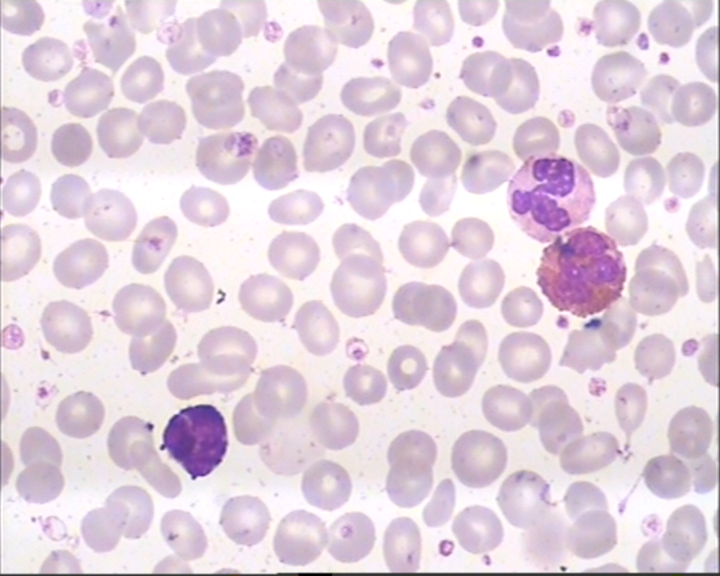
#> input picture data/1.bmp, 720 x 576 px, found by its file name
$ python 'Watershed Segmentation.py'   (older library calls are emulated)
#> lines starting #> are read from the running program, lines starting #| are printed output that depends on the picture
from sklearn.cluster import KMeans
import matplotlib.pyplot as plt
from scipy import ndimage
import numpy as np
import skimage
import cv2

#Github: https://github.com/sujitmandal

#This programe is create by Sujit Mandal

"""
Github: https://github.com/sujitmandal
This programe is create by Sujit Mandal

"""

image_1 = cv2.imread('D:\\Matchin Larning\\all dataset\\LISC Database\\Main Dataset\\mixt\\1.bmp')
#> image_1 is the input picture: shape (576, 720, 3); mean B, G, R 222.5, 209.9, 226.4
image = cv2.cvtColor(image_1, cv2.COLOR_BGR2GRAY)
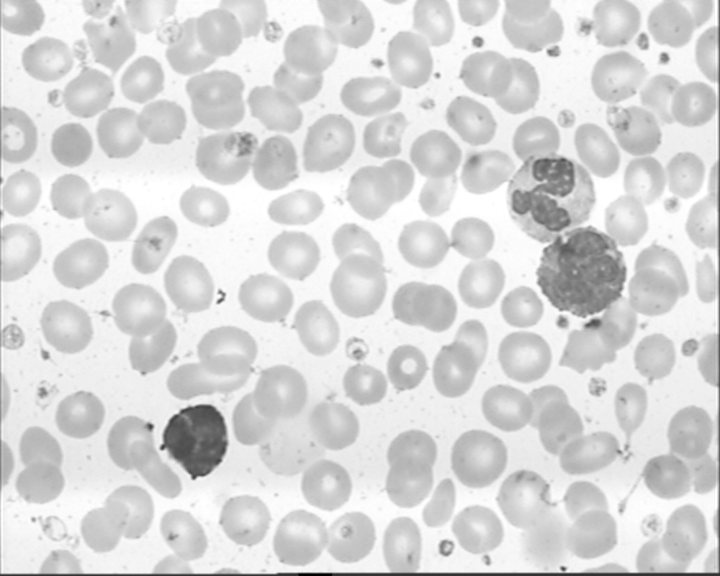
#> image: shape (576, 720); min 0, max 255, mean 216.3

plt.title("Original")
plt.imshow(image)
#plt.show()

# Compute the Laplacian of the image
lap = cv2.Laplacian(image, cv2.CV_64F)
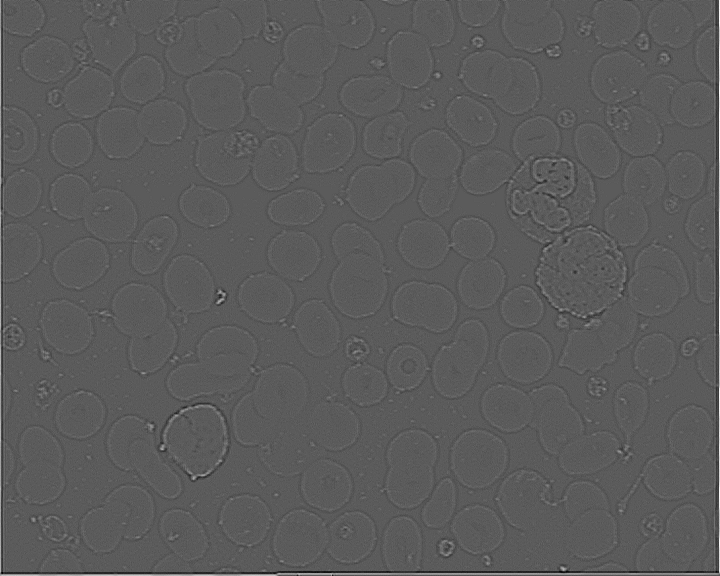
#> lap: shape (576, 720) float64; min -83, max 149, mean 0.2; drawn with min black and max white
lap = np.uint8(np.absolute(lap))
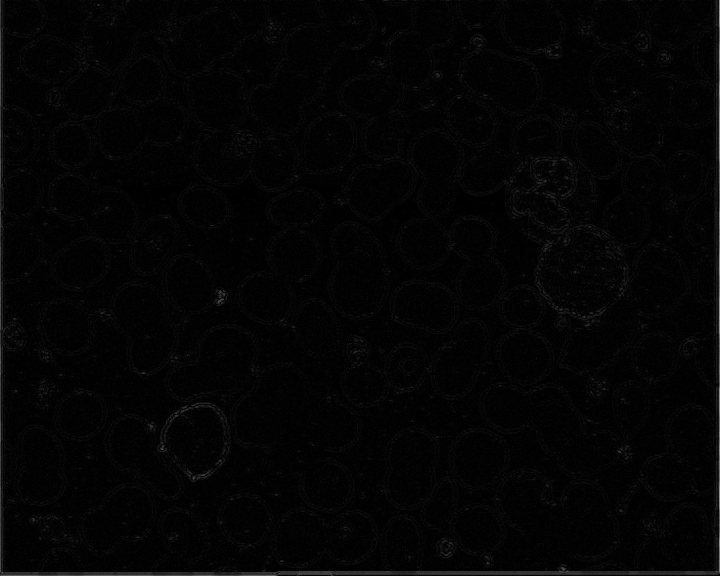
#> lap: shape (576, 720); min 0, max 149, mean 3.9

plt.title("Laplacian")
plt.imshow(lap)
#plt.show()

# Compute gradients along the X and Y axis, respectively
sobelX = cv2.Sobel(image, cv2.CV_64F, 1, 0)
sobelY = cv2.Sobel(image, cv2.CV_64F, 0, 1)
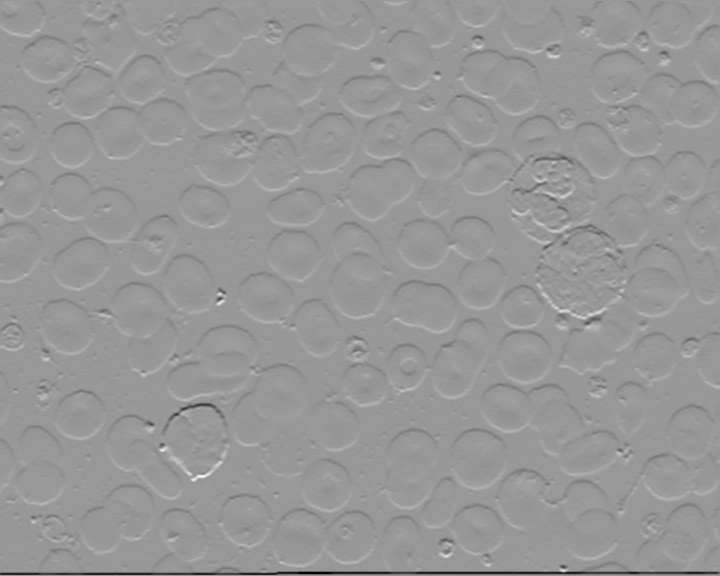
#> sobelY: shape (576, 720) float64; min -753, max 510, mean -2.3; drawn with min black and max white

sobelX = np.uint8(np.absolute(sobelX))
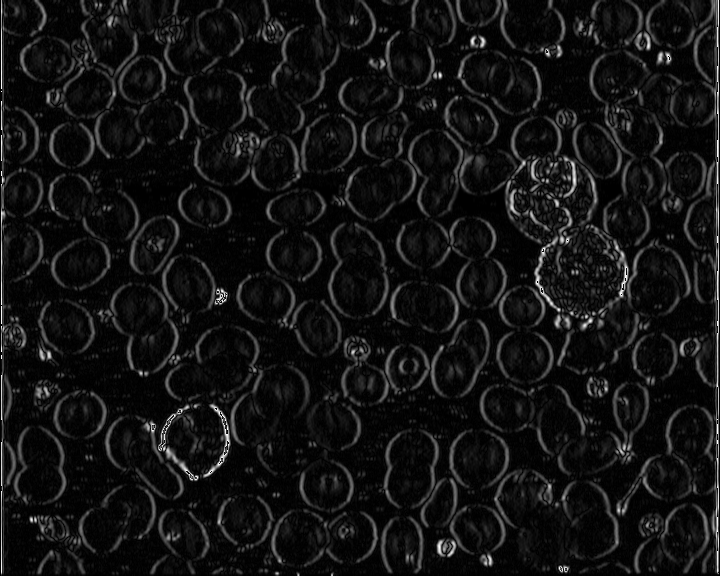
#> sobelX: shape (576, 720); min 0, max 255, mean 18.9
sobelY = np.uint8(np.absolute(sobelY))
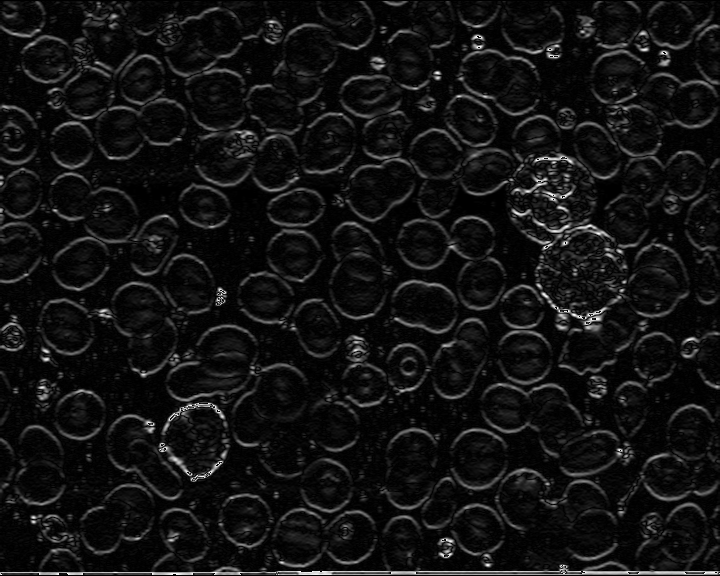
#> sobelY: shape (576, 720); min 0, max 255, mean 18.4

plt.title("Sobel X")
plt.imshow(sobelX)
#plt.show()

plt.title("Sobel Y")
plt.imshow(sobelY)
#plt.show()

sobelCombined = cv2.bitwise_or(sobelX, sobelY)
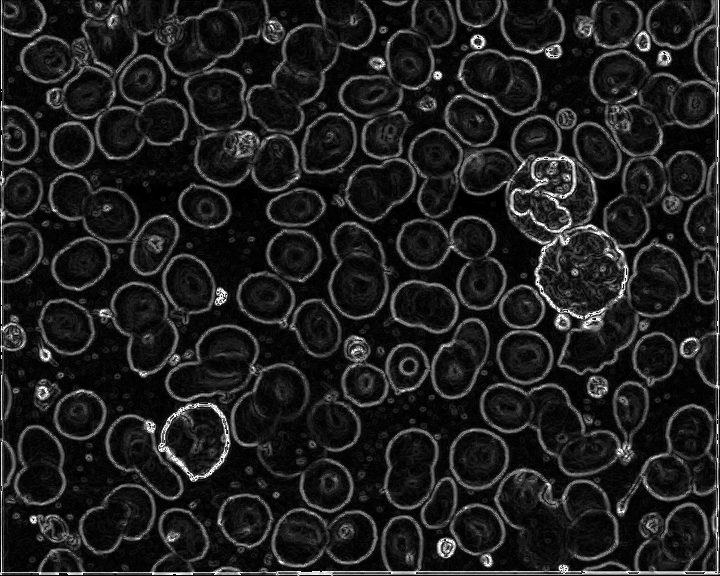
#> sobelCombined: shape (576, 720); min 0, max 255, mean 31.2
plt.title("Sobel Combined")
plt.imshow(sobelCombined)
plt.show()

cv2.waitKey(0)
cv2.destroyAllWindows()

$ run again, with data/2.bmp copied over data/1.bmp
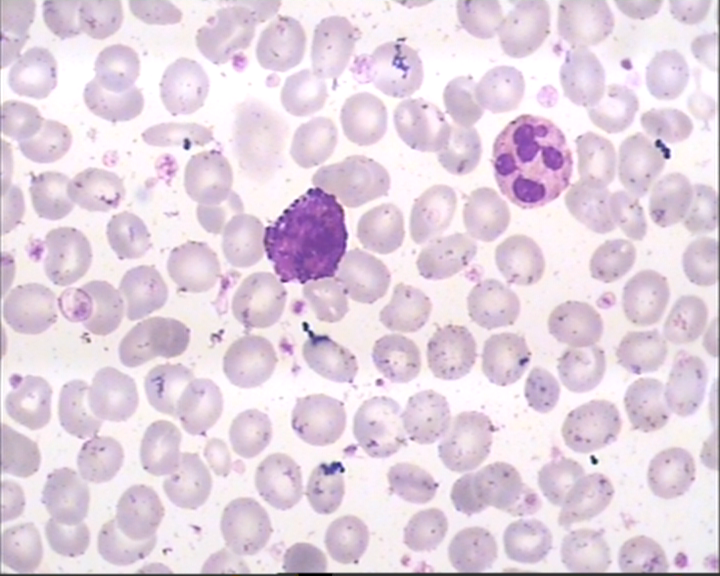
#> input picture data/2.bmp, 720 x 576 px, found by its file name
#> image_1 is the input picture: shape (576, 720, 3); mean B, G, R 225.1, 211.3, 227.5
#> `sobelY = cv2.Sobel(image, cv2.CV_64F, 0, 1)`:
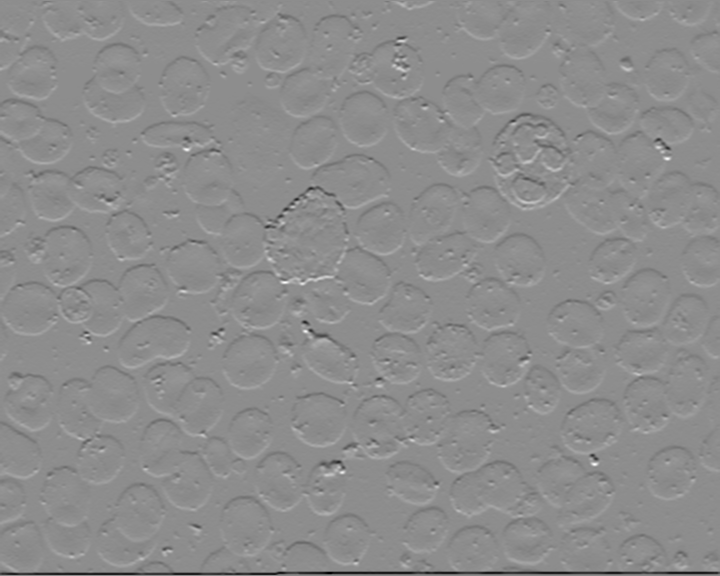
#> sobelY: shape (576, 720) float64; min -727, max 584, mean -2.2; drawn with min black and max white
#> `sobelCombined = cv2.bitwise_or(sobelX, sobelY)`:
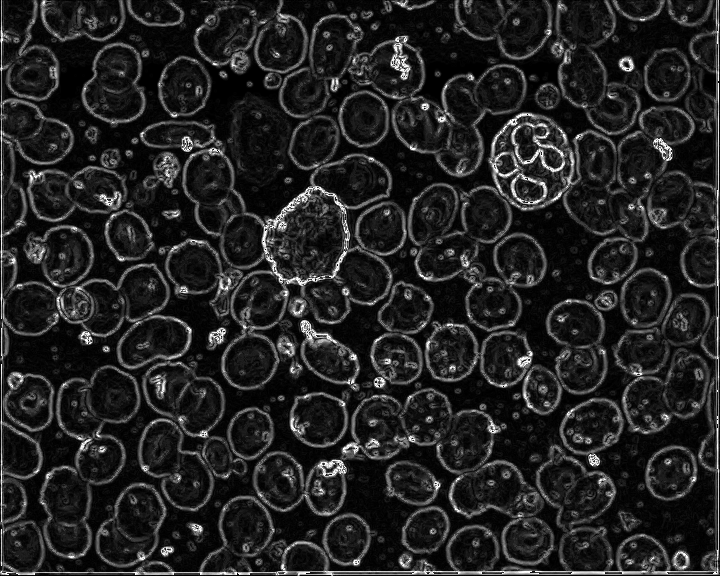
#> sobelCombined: shape (576, 720); min 0, max 255, mean 35.3

$ run again, with data/3.bmp copied over data/1.bmp
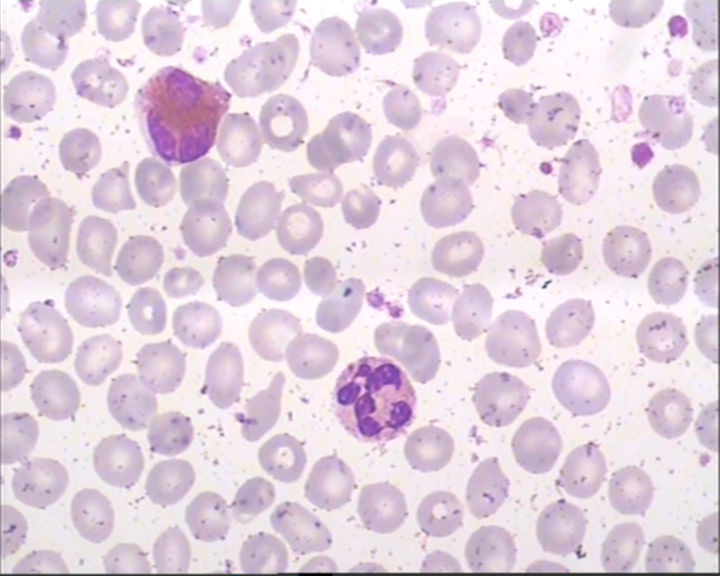
#> input picture data/3.bmp, 720 x 576 px, found by its file name
#> image_1 is the input picture: shape (576, 720, 3); mean B, G, R 223.3, 209.8, 226.2
#> `sobelY = cv2.Sobel(image, cv2.CV_64F, 0, 1)`:
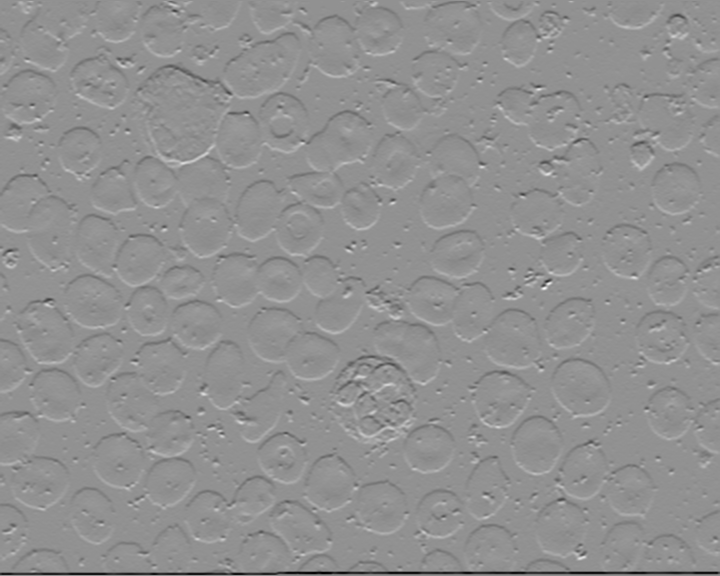
#> sobelY: shape (576, 720) float64; min -641, max 481, mean -2.4; drawn with min black and max white
#> `sobelCombined = cv2.bitwise_or(sobelX, sobelY)`:
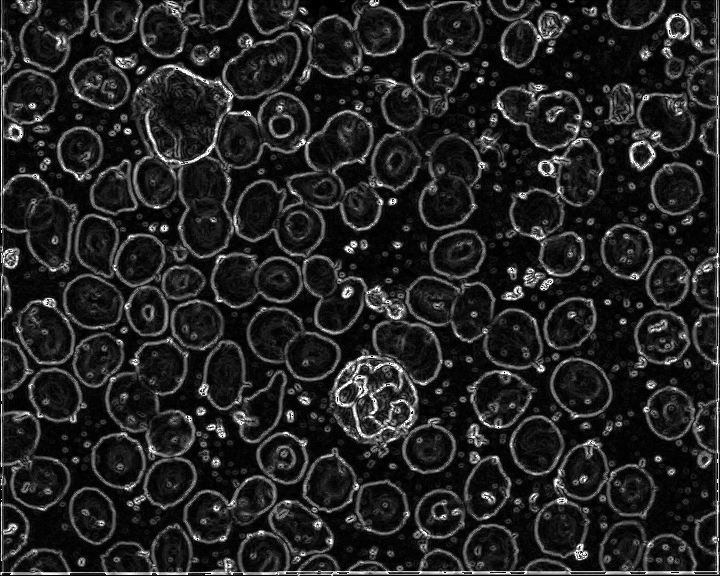
#> sobelCombined: shape (576, 720); min 0, max 255, mean 35.5

$ run again, with data/4.bmp copied over data/1.bmp
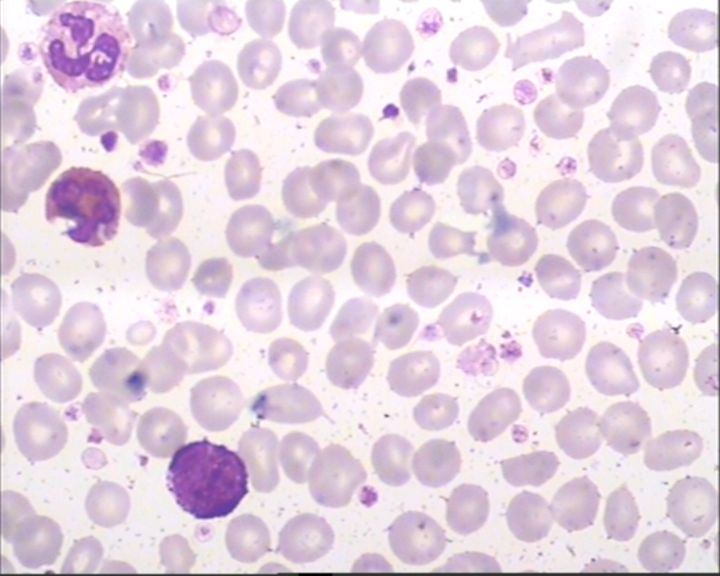
#> input picture data/4.bmp, 720 x 576 px, found by its file name
#> image_1 is the input picture: shape (576, 720, 3); mean B, G, R 224, 210.1, 227.1
#> `sobelCombined = cv2.bitwise_or(sobelX, sobelY)`:
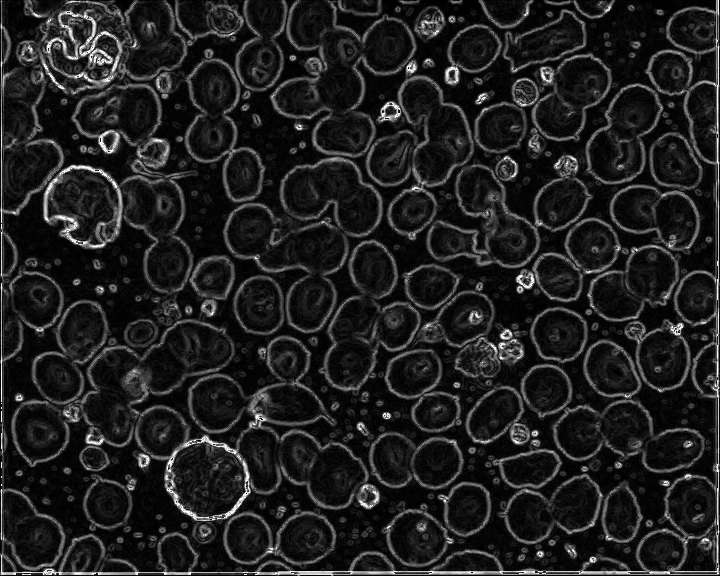
#> sobelCombined: shape (576, 720); min 0, max 255, mean 32.4
